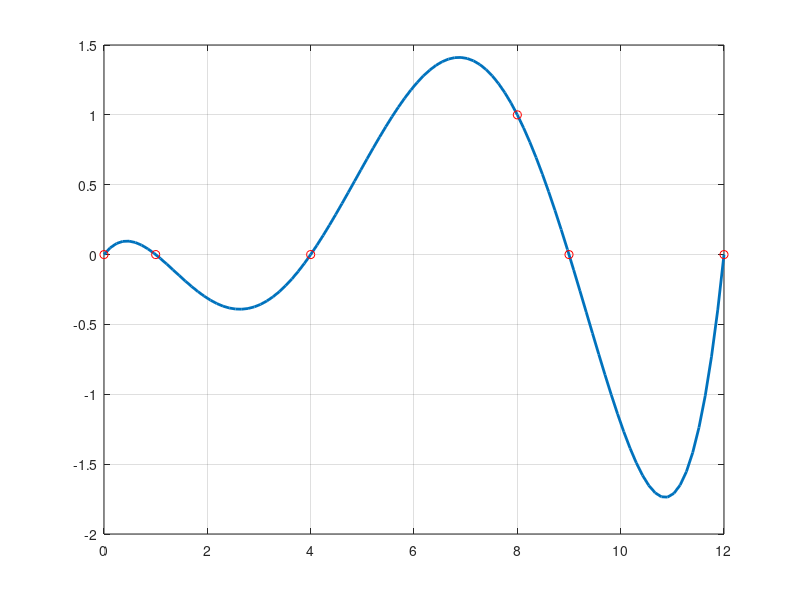

MATLAB code to generate this figure:
% generalizzazione dell'e_02:
%  -> calcolo del k-esimo polinomio di Lagrange
clear all
close all
clc

x=[0 1 4 8 9 12];  % scelgo N nodi a piacere
N=length(x);       % numero nodi
xx=linspace(x(1),x(N)); % vettore di 100 punti tra il primo e l'ultimo nodo
                        % in cui valuteremo il polinomio di Lagrange 
                        % per plottarlo
                        % xx e' un vettore riga
i=4;  % voglio calcolare l'i-esimo polinomio, relativo al nodo x(i)
li=1; % inizializzazione dell'i-esimo polinomio
for k=1:N 
  if k~=i  % ~= significa diverso
    li=li.*(xx-x(k))/(x(i)-x(k));  % vettore del polinomio
  end
end
plot(xx, li, 'LineWidth', 2), grid on
hold on  % sovrappongo grafici sulla stessa finestra
y=zeros(1,N);  % vettore 1xN di zeri
y(i)=1         % nel nodo i-esimo il polinomio deve valere 1
plot(x, y, 'or')